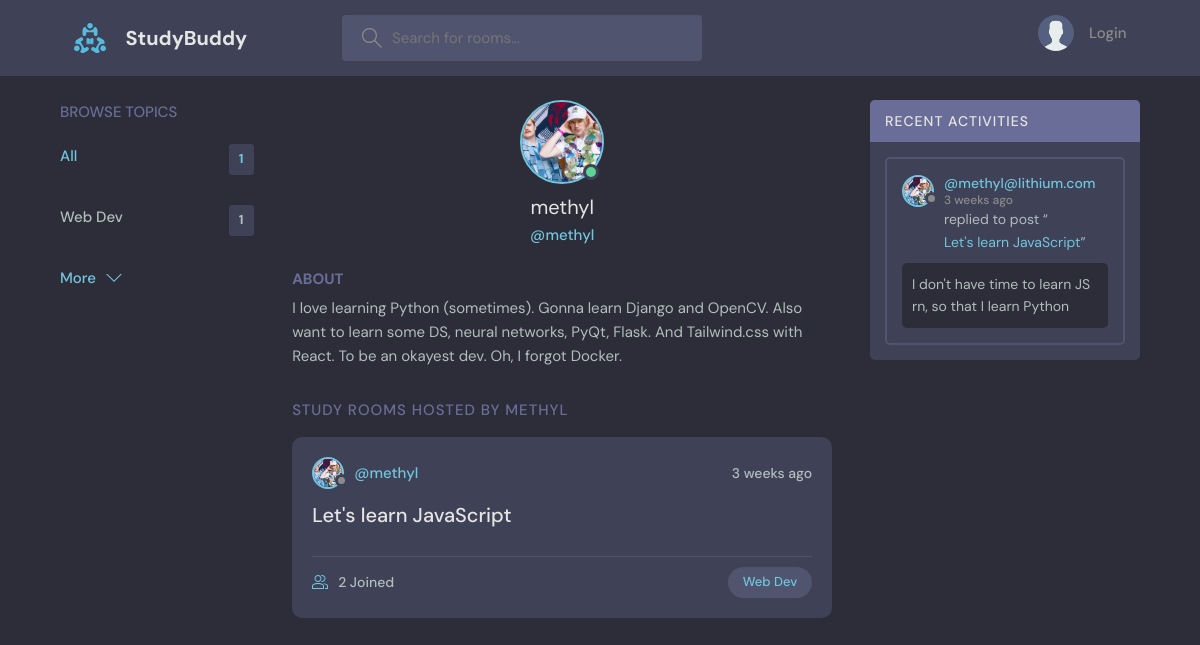
Page /profile/1/ on the committed database.
### base/models.py (models this page shows, shortened)
class Topic(models.Model):
    name = models.CharField(max_length=200)

class User(AbstractUser):
    name = models.CharField(max_length=200, null=True)
    email = models.EmailField(unique=True, null=True)
    bio = models.TextField(null=True)
    avatar = models.ImageField(null=True, default="avatar.svg")
    USERNAME_FIELD = 'email'
    REQUIRED_FIELDS = []

class Room(models.Model):
    host = models.ForeignKey(User, null=True, on_delete=models.SET_NULL)
    topic = models.ForeignKey(Topic, null=True, on_delete=models.SET_NULL)
    name = models.CharField(max_length=200)
    description =  models.TextField(null=True, blank=True)
    participants = models.ManyToManyField(User, related_name='participants', blank=True)
    updated = models.DateTimeField(auto_now=True)
    created = models.DateTimeField(auto_now_add=True)
    class Meta:
        ordering = ['-updated', '-created']
    def __str__(self):
        return self.name

class Message(models.Model):
    user = models.ForeignKey(User, on_delete=models.CASCADE)
    room = models.ForeignKey(Room, on_delete=models.CASCADE, related_name='messages')
    body = models.TextField()
    updated = models.DateTimeField(auto_now=True)
    created = models.DateTimeField(auto_now_add=True)
    class Meta:
        ordering = ['-updated', '-created']

### base/views.py (the view)
# urls.py: path('profile/<str:pk>/', views.userProfile, name='user-profile'),
def userProfile(request, pk):
    user = User.objects.get(id=pk)
    rooms = user.room_set.all()
    room_messages = user.message_set.all()
    topics = Topic.objects.all()
    context = {'user': user, 'rooms': rooms, 'room_messages': room_messages, 'topics': topics}
    return render(request, 'base/profile.html', context)

### templates/base/profile.html (shortened to what this page needs)
{% extends 'main.html' %}
{% block content %}
  <main class="profile-page layout layout--3">
    <div class="container">
      {% include 'base/topics_component.html' %}
      <div class="roomList">
        <div class="profile">
          <div class="profile__avatar">
            <div class="avatar avatar--large active">
              <img src="{{user.avatar.url}}" />
            </div>
          </div>
          <div class="profile__info">
            <h3>{{user.username}}</h3>
            <p>@{{user.username}}</p>
          </div>
          <div class="profile__about">
            <h3>About</h3>
            <p>
              {{user.bio}}
            </p>
          </div>
        </div>
        <div class="roomList__header">
          <div>
            <h2>Study Rooms Hosted by {{user.username}}</a>
            </h2>
          </div>
        </div>
      {% include 'base/feed_component.html' %}
      </div>
      {% include 'base/activity_component.html' %}
    </div>
  </main>
{% endblock %}

### templates/main.html (shortened to what this page needs)
<!DOCTYPE html>
{% load static %}
<html lang="en">
  <head>
    <link rel="stylesheet" href="{% static 'styles/style.css' %}" />
  </head>
  <body>
    {% include 'navbar.html' %}
    {% block content %}
    {% endblock %}
  </body>
</html>

### templates/navbar.html (shortened to what this page needs)
{% load static %}
<header class="header header--loggedIn">
    <div class="container">
      <a href="{% url 'home' %}" class="header__logo">
        <img src="{% static 'images/logo.svg' %}" />
        <h1>StudyBuddy</h1>
      </a>
      <form class="header__search" method="GET" action="{% url 'home' %}">
        <label>
          <input type="text" name="q" placeholder="Search for rooms..." />
        </label>
      </form>
      <nav class="header__menu">
        {% if request.user.is_authenticated %}
        <div class="header__user">
          <a href="{% url 'user-profile' request.user.id %}">
            <div class="avatar avatar--medium active">
              <img src="{{request.user.avatar.url}}" />
            </div>
            <p>{{request.user.username}}<span>@{{request.user.username}}</span></p>
          </a>
          <button class="dropdown-button">
            <svg version="1.1" xmlns="http://www.w3.org/2000/svg" width="32" height="32" viewBox="0 0 32 32">
              <title>chevron-down</title>
              <path d="M16 21l-13-13h-3l16 16 16-16h-3l-13 13z"></path>
            </svg>
          </button>
        </div>
        {% else %}
        <a href="{% url 'login' %}">
          <img src="{% static 'images/avatar.svg' %}" />
          <p>Login</p>
        </a>
        {% endif %}
      </nav>
    </div>
  </header>

### templates/base/topics_component.html
<div class="topics">
    <div class="topics__header">
      <h2>Browse Topics</h2>
    </div>
    <ul class="topics__list">
      <li>
        <a href="{% url 'home' %}" class="active">All <span>{{topics.count}}</span></a>
      </li>
      {% for topic in topics %}
      <li>
        <a href="{% url 'home' %}?q={{topic.name}}">{{topic.name}} <span>{{topic.room_set.all.count}}</span></a>
      </li>
      {% endfor %}
    </ul>
    <a class="btn btn--link" href="{% url 'topics' %}">
      More
      <svg version="1.1" xmlns="http://www.w3.org/2000/svg" width="32" height="32" viewBox="0 0 32 32">
        <title>chevron-down</title>
        <path d="M16 21l-13-13h-3l16 16 16-16h-3l-13 13z"></path>
      </svg>
    </a>
  </div>

### templates/base/feed_component.html (shortened to what this page needs)
{% for room in rooms %}
<div class="roomListRoom">
    <div class="roomListRoom__header">
      <a href="{% url 'user-profile' room.host.id %}" class="roomListRoom__author">
        <div class="avatar avatar--small">
          <img src="{{room.host.avatar.url}}" />
        </div>
        <span>@{{room.host.username}}</span>
      </a>
      <div class="roomListRoom__actions">
        <span>{{room.created|timesince}} ago</span>
      </div>
    </div>
    <div class="roomListRoom__content">
      <a href="{% url 'room' room.id %}">{{room.name}}</a>
    </div>
    <div class="roomListRoom__meta">
      <a href="{% url 'room' room.id %}" class="roomListRoom__joined">
        {{room.participants.all.count}} Joined
      </a>
      <p class="roomListRoom__topic"><a href="{% url 'home' %}?q={{room.topic.name}}">{{room.topic.name}}</a></p>
    </div>
  </div>
{% endfor %}

### templates/base/activity_component.html (shortened to what this page needs)
<div class="activities">
    <div class="activities__header">
      <h2>Recent Activities</h2>
    </div>
    {% for message in room_messages %}
    <div class="activities__box">
      <div class="activities__boxHeader roomListRoom__header">
        <a href="{% url 'user-profile' message.user.id %}" class="roomListRoom__author">
          <div class="avatar avatar--small">
            <img src="{{message.user.avatar.url}}" />
          </div>
          <p>
            @{{message.user}}
            <span>{{message.created|timesince}} ago</span>
          </p>
        </a>
      </div>
      <div class="activities__boxContent">
        <p>replied to post “<a href="{% url 'room' message.room.id %}">{{message.room}}</a>”</p>
        <div class="activities__boxRoomContent">
            {{message.body}}
        </div>
      </div>
    </div>
    {% endfor %}
  </div>

### rows in the picture
Topic: name "Web Dev", room_set.all.count "1"
User: avatar (picture), username "methyl", bio "I love learning Python (sometimes). Gonna learn Django and OpenCV. Also want to learn some DS, neural networks, PyQt, Flask. And Tailwind.css with React. To be an okayest dev. Oh, I forgot Docker.", username "METHYL"
Room: host.avatar (picture), host.username "methyl", created "3 weeks", name "Let's learn JavaScript", participants.all.count "2", topic.name "Web Dev"
Message: user.avatar (picture), user "methyl@lithium.com", created "3 weeks", room "Let's learn JavaScript", body "I don't have time to learn JS rn, so that I learn Python"

### other values in the picture
{{ topics.count }} "1"
